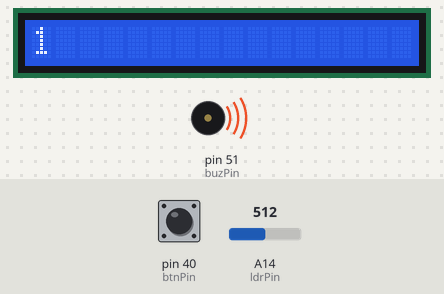
Bench run of a sketch on a simulated Arduino Mega 2560, built with avr-gcc and run on an emulated ATmega2560. Parts: 16×1 character LCD, buzzer (waves = sounding). The test bench sets the inputs (shaded band); at power-on: pin 40 (btnPin) HIGH, A14 (ldrPin) = 512.

Above: at 1.2 s.
1.3 s: pin 40 (btnPin) pulled LOW for 1.2 s
At 2.7 s:
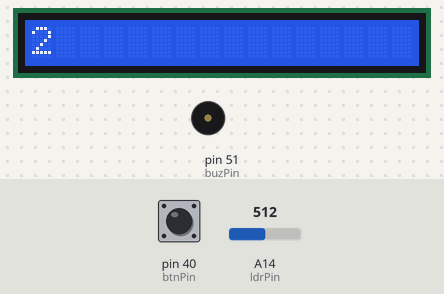
4.0 s: A14 (ldrPin) set to 490
At 5.2 s:
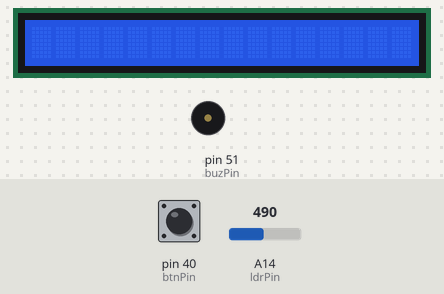
5.5 s: A14 (ldrPin) set to 516
At 6.3 s:
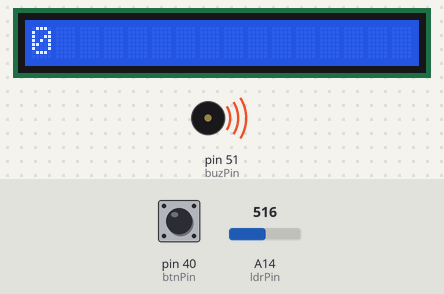
Timing chart, 0 to 8.5 s (numbered marks = the images above; inputs shaded):
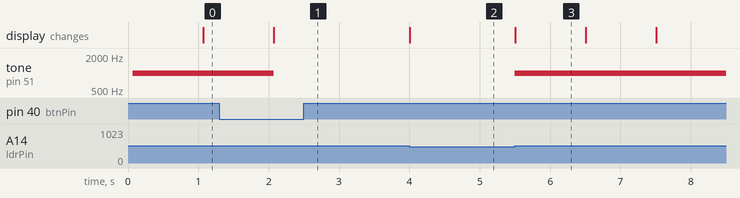

The sketch:

Smart_Clock.ino
```cpp
#include <LiquidCrystal.h>

const int rs = 24, en = 27, d4 = 32, d5 = 33, d6 = 34, d7 = 35;
LiquidCrystal lcd(rs, en, d4, d5, d6, d7);

const int btnPin = 40;
const int buzPin = 51;
const int ldrPin = A14;
const int lightThreshold = 500;

void setup() {
  pinMode(btnPin, INPUT_PULLUP);
  pinMode(buzPin, OUTPUT);
  pinMode(ldrPin, INPUT);

  noTone(buzPin);

  lcd.begin(16, 1);
  lcd.clear();
}

int counter = 0;
bool sleep = true;

void loop() {
  int ldrStatus = analogRead(ldrPin);

  if (ldrStatus >= lightThreshold){
    if(sleep){
      tone(buzPin, 1000);

      while (true) {
        lcd.clear();
        lcd.print(counter);

        if (digitalRead(btnPin) == LOW) {
          noTone(buzPin);
          sleep = false;
          break;
        }

        delay(1000);
        counter = counter + 1;
      }
    }

  } else if(!sleep){
    sleep = true;
    counter = 0;
    lcd.clear();
  }
}
```

Measured:
- the behaviour switches between 499 and 500 on A14 (ldrPin) (found by bisection; images 2 and 3)
- after the input at 1.3 s, tone on pin 51 (buzPin): 1000 Hz → silent after 0.77 s
- after the input at 4.0 s, the display: changes at once (image 2)
- after the input at 5.5 s, tone on pin 51 (buzPin): silent → 1000 Hz at once; the display: changes at once (image 3)
- what the display in image 3 shows lasts 1.0 s, from 5.5 s to 6.5 s
